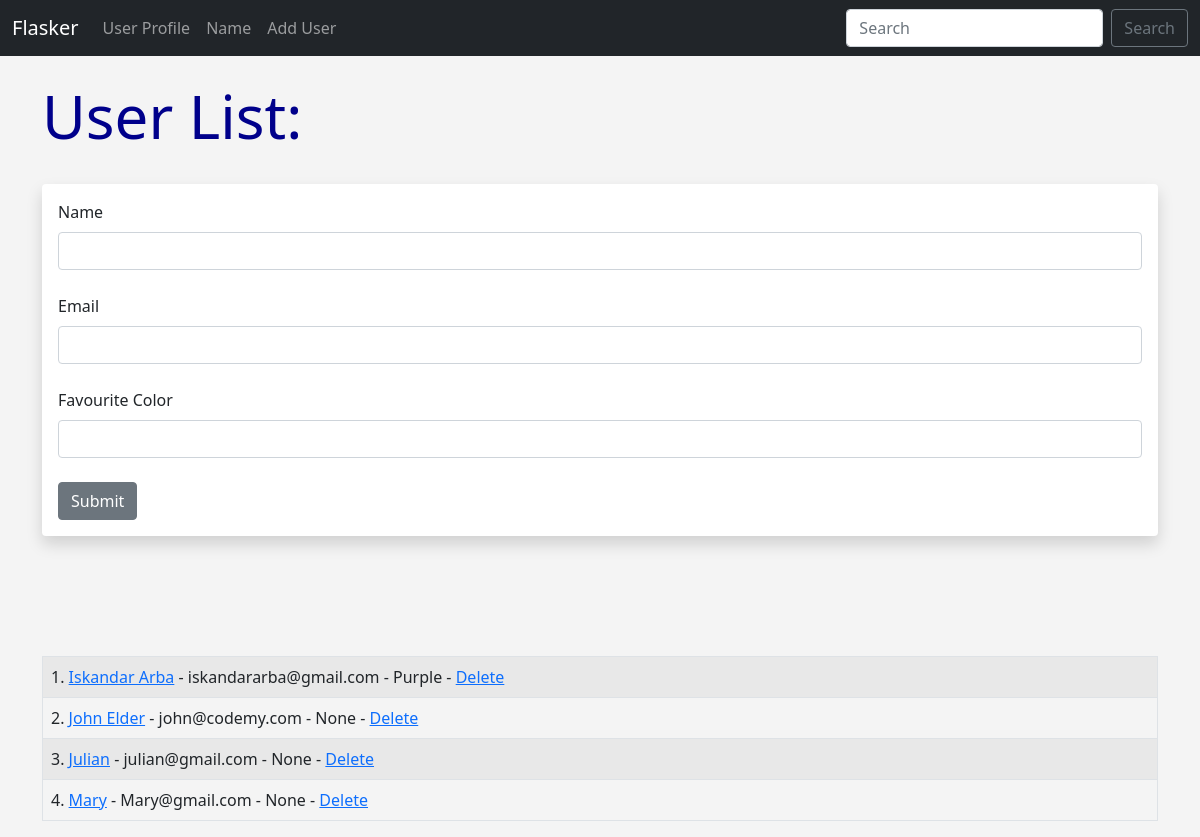
The page /user/add on the database as committed earlier.
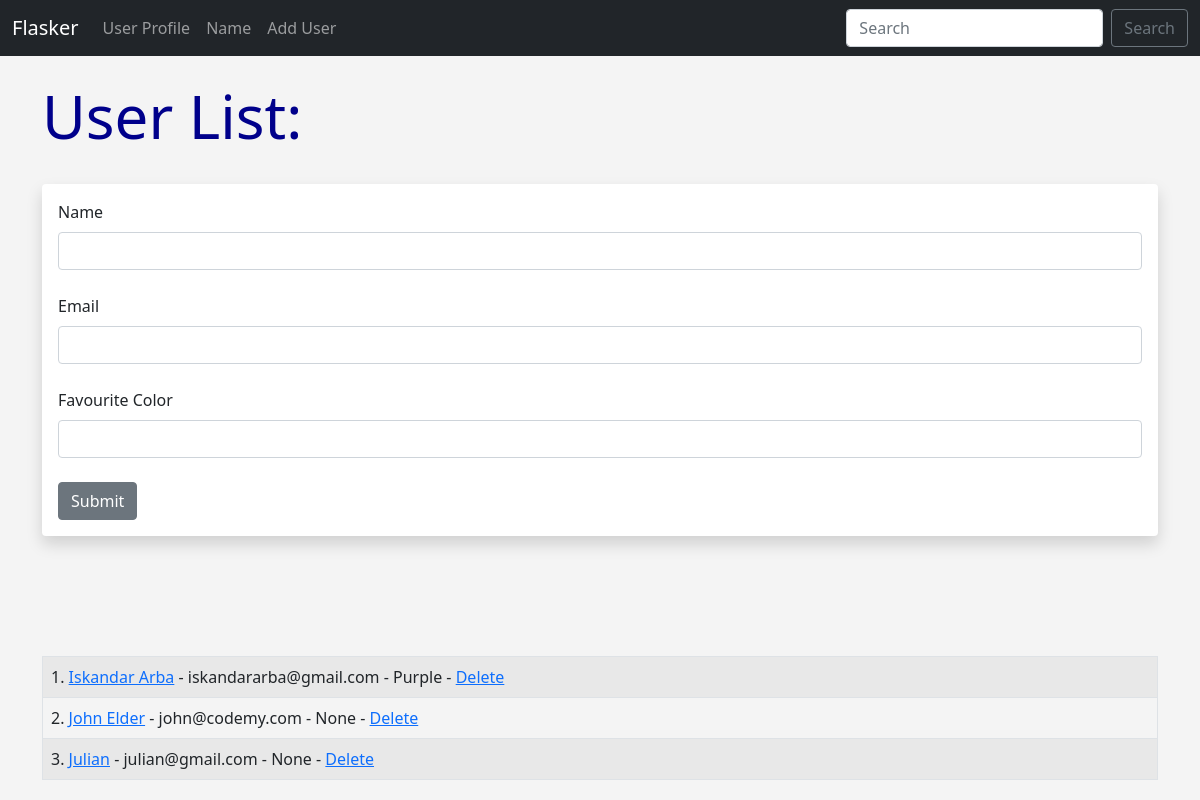
The same page on the database as committed later.
### hello.py (models this page shows, shortened)
class Users(db.Model):
    id = db.Column(db.Integer, primary_key=True)
    name = db.Column(db.String(100), nullable=False)
    email = db.Column(db.String(120), nullable=False, unique= True)
    favourite_color = db.Column(db.String(120))
    date_added = db.Column(db.DateTime, default=datetime.utcnow)

### hello.py (the view, shortened to what this page needs)
@app.route('/user/add', methods=['POST', 'GET'])
def add_user():
    name = None
    form = UserForm()
    our_users = Users.query.order_by(Users.date_added)
    return render_template('add_user.html', form=form, name=name, our_users=our_users)

### hello.py
class UserForm(FlaskForm):
    name = StringField('Name', validators=[DataRequired()])
    email = StringField('Email', validators=[DataRequired()])
    favourite_color = StringField('Favourite Color')
    submit = SubmitField('Submit')

### templates/add_user.html (shortened to what this page needs)
{% extends 'base.html' %}
{% block content %}
    {% if name %}
        <h1>User Added!</h1>
        <br>
        <table class="table table-hover table-bordered table-striped">
            {% for our_user in our_users %}
            <tr>
                <td>
                    {{ our_user.id }}. <a href="{{ url_for('update', id=our_user.id) }}">{{ our_user.name }}</a> - {{ our_user.email }} - {{ our_user.favourite_color }} - <a href="{{ url_for('delete', id=our_user.id) }}">Delete</a>
                </td>
            </tr>
            {% endfor %}
        </table>
        <br>
    {% else %}
        <h1>User List:</h1>
        <br>
        <div class="shadow p-3 mb-5 bg-body rounded">
            <form action="" method="POST">
                {{ form.name.label(class="form-label") }}
                {{ form.name(class="form-control") }}
                <br>
                {{ form.email.label(class="form-label") }}
                {{ form.email(class="form-control") }}
                <br>
                {{ form.favourite_color.label(class="form-label") }}
                {{ form.favourite_color(class="form-control") }}
                <br>
                {{ form.submit(class="btn btn-secondary") }}
            </form>
        </div>
        <br><br><br>
        <table class="table table-hover table-bordered table-striped">
            {% for our_user in our_users %}
            <tr>
                <td>
                    {{ our_user.id }}. <a href="{{ url_for('update', id=our_user.id) }}">{{ our_user.name }}</a> - {{ our_user.email }} - {{ our_user.favourite_color }} - <a href="{{ url_for('delete', id=our_user.id) }}">Delete</a>
                </td>
            </tr>
            {% endfor %}
        </table>
    {% endif %}
{% endblock content %}

### templates/base.html (shortened to what this page needs)
<!doctype html>
<html lang="en">
<head>
    <link href="https://cdn.jsdelivr.net/npm/bootstrap@5.0.1/dist/css/bootstrap.min.css" rel="stylesheet"
>
    <link rel="stylesheet" href="{{ url_for('static', filename='css/style.css') }}">
</head>
<body>
    {% include 'navbar.html' %}
    <br>
    <div class="container">
        {% block content %}
        {% endblock content %}
    </div>
</body>
</html>

### templates/navbar.html (shortened to what this page needs)
<nav class="navbar navbar-expand-lg navbar-dark bg-dark">
    <div class="container-fluid">
        <a class="navbar-brand" href="{{ url_for('index') }}">Flasker</a>
        <div class="collapse navbar-collapse" id="navbarSupportedContent">
            <ul class="navbar-nav me-auto mb-2 mb-lg-0">
                <li class="nav-item">
                    <a class="nav-link" href="{{ url_for('user', name='john') }}">User Profile</a>
                </li>
                <li class="nav-item">
                    <a class="nav-link" href="{{ url_for('name') }}">Name</a>
                </li>
                <li class="nav-item">
                    <a class="nav-link" href="{{ url_for('add_user') }}">Add User</a>
                </li>
            </ul>
            <form class="d-flex">
                <input class="form-control me-2" type="search" placeholder="Search" aria-label="Search">
                <button class="btn btn-outline-secondary" type="submit">Search</button>
            </form>
        </div>
    </div>
</nav>

### static/css/style.css (style rules this page uses)
h1 { color: darkblue; font-size: 60px; }
body { background: #f4f4f4; }

Rows that differ between the two databases and show on the page:
removed Users: id "4", name "Mary", email "Mary@gmail.com", favourite_color "None"
